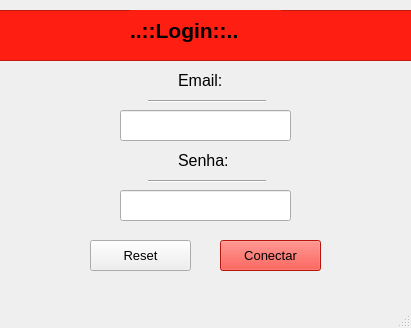
<?xml version="1.0" encoding="UTF-8"?>
<ui version="4.0">
 <class>MainWindow</class>
 <widget class="QMainWindow" name="MainWindow">
  <property name="geometry">
   <rect>
    <x>0</x>
    <y>0</y>
    <width>411</width>
    <height>328</height>
   </rect>
  </property>
  <property name="windowTitle">
   <string>MainWindow</string>
  </property>
  <widget class="QWidget" name="centralwidget">
   <widget class="QFrame" name="frame_4">
    <property name="geometry">
     <rect>
      <x>-10</x>
      <y>10</y>
      <width>431</width>
      <height>51</height>
     </rect>
    </property>
    <property name="styleSheet">
     <string notr="true">background-color: rgb(254, 30, 18);</string>
    </property>
    <property name="frameShape">
     <enum>QFrame::StyledPanel</enum>
    </property>
    <property name="frameShadow">
     <enum>QFrame::Raised</enum>
    </property>
    <widget class="QLabel" name="label">
     <property name="geometry">
      <rect>
       <x>140</x>
       <y>0</y>
       <width>151</width>
       <height>41</height>
      </rect>
     </property>
     <property name="font">
      <font>
       <pointsize>16</pointsize>
       <weight>75</weight>
       <bold>true</bold>
      </font>
     </property>
     <property name="text">
      <string>..::Login::..</string>
     </property>
    </widget>
   </widget>
   <widget class="QLabel" name="label_2">
    <property name="geometry">
     <rect>
      <x>178</x>
      <y>70</y>
      <width>61</width>
      <height>21</height>
     </rect>
    </property>
    <property name="font">
     <font>
      <pointsize>12</pointsize>
      <underline>false</underline>
      <strikeout>false</strikeout>
     </font>
    </property>
    <property name="text">
     <string>Email:</string>
    </property>
   </widget>
   <widget class="Line" name="line">
    <property name="geometry">
     <rect>
      <x>148</x>
      <y>100</y>
      <width>118</width>
      <height>3</height>
     </rect>
    </property>
    <property name="orientation">
     <enum>Qt::Horizontal</enum>
    </property>
   </widget>
   <widget class="QLineEdit" name="line_email">
    <property name="geometry">
     <rect>
      <x>120</x>
      <y>110</y>
      <width>171</width>
      <height>31</height>
     </rect>
    </property>
   </widget>
   <widget class="QLineEdit" name="line_senha">
    <property name="geometry">
     <rect>
      <x>120</x>
      <y>190</y>
      <width>171</width>
      <height>31</height>
     </rect>
    </property>
   </widget>
   <widget class="Line" name="line_2">
    <property name="geometry">
     <rect>
      <x>148</x>
      <y>180</y>
      <width>118</width>
      <height>3</height>
     </rect>
    </property>
    <property name="orientation">
     <enum>Qt::Horizontal</enum>
    </property>
   </widget>
   <widget class="QLabel" name="label_3">
    <property name="geometry">
     <rect>
      <x>178</x>
      <y>150</y>
      <width>61</width>
      <height>21</height>
     </rect>
    </property>
    <property name="font">
     <font>
      <pointsize>12</pointsize>
      <underline>false</underline>
      <strikeout>false</strikeout>
     </font>
    </property>
    <property name="text">
     <string>Senha:</string>
    </property>
   </widget>
   <widget class="QPushButton" name="botao_limpar">
    <property name="geometry">
     <rect>
      <x>90</x>
      <y>240</y>
      <width>101</width>
      <height>31</height>
     </rect>
    </property>
    <property name="font">
     <font>
      <pointsize>10</pointsize>
     </font>
    </property>
    <property name="text">
     <string>Reset</string>
    </property>
   </widget>
   <widget class="QPushButton" name="botao_logar">
    <property name="geometry">
     <rect>
      <x>220</x>
      <y>240</y>
      <width>101</width>
      <height>31</height>
     </rect>
    </property>
    <property name="font">
     <font>
      <pointsize>10</pointsize>
     </font>
    </property>
    <property name="styleSheet">
     <string notr="true">background-color: rgb(254, 30, 18);</string>
    </property>
    <property name="text">
     <string>Conectar</string>
    </property>
   </widget>
  </widget>
  <widget class="QMenuBar" name="menubar">
   <property name="geometry">
    <rect>
     <x>0</x>
     <y>0</y>
     <width>411</width>
     <height>26</height>
    </rect>
   </property>
  </widget>
  <widget class="QStatusBar" name="statusbar"/>
 </widget>
 <resources/>
 <connections/>
</ui>
